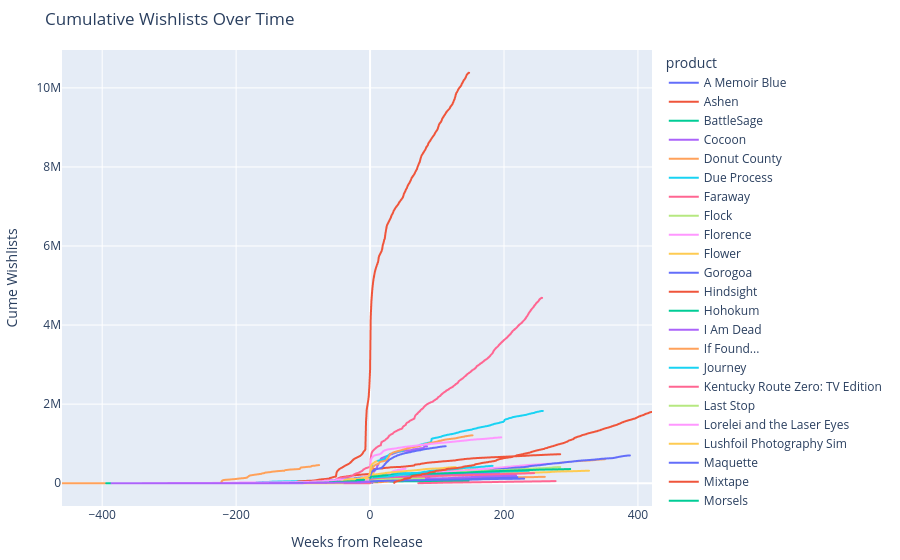

Notebook cell for this chart:
### Code cell
import plotly.express as px

# Create the interactive line plot
fig = px.line(df, 
              x="Weeks_from_Release", 
              y="cumulative_additions", 
              color='product',
              title="Cumulative Wishlists Over Time",
              labels={
                  "Weeks_from_Release": "Weeks from Release",
                  "cumulative_additions": "Cume Wishlists"
              })

# Update the layout for better aesthetics
fig.update_layout(
    autosize=True,
    height=600,
    margin=dict(l=20, r=20, t=50, b=20),
    hovermode='x'
)

# Save as HTML
fig.write_html("docs/cumulative_wishlists_overtime.html")

# Show the interactive plot
fig.show()

### Figure 1 — Plotly figure (JSON) as saved in the notebook; plotly's stock layout.template omitted (floating-point values rounded to 4 significant figures; data arrays with more than 128 entries replaced by an {"elided": "..."} marker saying what was removed)
{"data": [{"hovertemplate": "product=A Memoir Blue<br>Weeks from Release=%{x}<br>Cume Wishlists=%{y}<extra></extra>", "legendgroup": "A Memoir Blue", "line": {"color": "#636efa", "dash": "solid"}, "marker": {"symbol": "circle"}, "mode": "lines", "name": "A Memoir Blue", "showlegend": true, "type": "scattergl", "x": {"elided": "386 int values"}, "xaxis": "x", "y": {"elided": "386 int values"}, "yaxis": "y"}, {"hovertemplate": "product=Ashen<br>Weeks from Release=%{x}<br>Cume Wishlists=%{y}<extra></extra>", "legendgroup": "Ashen", "line": {"color": "#EF553B", "dash": "solid"}, "marker": {"symbol": "circle"}, "mode": "lines", "name": "Ashen", "showlegend": true, "type": "scattergl", "x": {"elided": "385 int values"}, "xaxis": "x", "y": {"elided": "385 int values"}, "yaxis": "y"}, {"hovertemplate": "product=BattleSage<br>Weeks from Release=%{x}<br>Cume Wishlists=%{y}<extra></extra>", "legendgroup": "BattleSage", "line": {"color": "#00cc96", "dash": "solid"}, "marker": {"symbol": "circle"}, "mode": "lines", "name": "BattleSage", "showlegend": true, "type": "scattergl", "x": {"elided": "385 int values"}, "xaxis": "x", "y": {"elided": "385 int values"}, "yaxis": "y"}, {"hovertemplate": "product=Cocoon<br>Weeks from Release=%{x}<br>Cume Wishlists=%{y}<extra></extra>", "legendgroup": "Cocoon", "line": {"color": "#ab63fa", "dash": "solid"}, "marker": {"symbol": "circle"}, "mode": "lines", "name": "Cocoon", "showlegend": true, "type": "scattergl", "x": {"elided": "385 int values"}, "xaxis": "x", "y": {"elided": "385 int values"}, "yaxis": "y"}, {"hovertemplate": "product=Donut County<br>Weeks from Release=%{x}<br>Cume Wishlists=%{y}<extra></extra>", "legendgroup": "Donut County", "line": {"color": "#FFA15A", "dash": "solid"}, "marker": {"symbol": "circle"}, "mode": "lines", "name": "Donut County", "showlegend": true, "type": "scattergl", "x": {"elided": "386 int values"}, "xaxis": "x", "y": {"elided": "386 int values"}, "yaxis": "y"}, {"hovertemplate": "product=Due Process<br>Weeks from Release=%{x}<br>Cume Wishlists=%{y}<extra></extra>", "legendgroup": "Due Process", "line": {"color": "#19d3f3", "dash": "solid"}, "marker": {"symbol": "circle"}, "mode": "lines", "name": "Due Process", "showlegend": true, "type": "scattergl", "x": {"elided": "386 int values"}, "xaxis": "x", "y": {"elided": "386 int values"}, "yaxis": "y"}, {"hovertemplate": "product=Faraway<br>Weeks from Release=%{x}<br>Cume Wishlists=%{y}<extra></extra>", "legendgroup": "Faraway", "line": {"color": "#FF6692", "dash": "solid"}, "marker": {"symbol": "circle"}, "mode": "lines", "name": "Faraway", "showlegend": true, "type": "scattergl", "x": [-55, -54, -53, -52, -51, -50, -49, -48, -47, -46, -45, -44, -43, -42, -41, -40, -39, -38, -37, -36, -35, -34, -33, -32], "xaxis": "x", "y": [0, 1745, 2040, 2089, 2125, 2159, 2186, 2228, 2266, 2298, 2342, 3731, 4285, 4334, 4427, 4631, 4661, 4986, 5150, 5183, 5202, 5228, 5254, 5254], "yaxis": "y"}, {"hovertemplate": "product=Flock<br>Weeks from Release=%{x}<br>Cume Wishlists=%{y}<extra></extra>", "legendgroup": "Flock", "line": {"color": "#B6E880", "dash": "solid"}, "marker": {"symbol": "circle"}, "mode": "lines", "name": "Flock", "showlegend": true, "type": "scattergl", "x": {"elided": "386 int values"}, "xaxis": "x", "y": {"elided": "386 int values"}, "yaxis": "y"}, {"hovertemplate": "product=Florence<br>Weeks from Release=%{x}<br>Cume Wishlists=%{y}<extra></extra>", "legendgroup": "Florence", "line": {"color": "#FF97FF", "dash": "solid"}, "marker": {"symbol": "circle"}, "mode": "lines", "name": "Florence", "showlegend": true, "type": "scattergl", "x": {"elided": "386 int values"}, "xaxis": "x", "y": {"elided": "386 int values"}, "yaxis": "y"}, {"hovertemplate": "product=Flower<br>Weeks from Release=%{x}<br>Cume Wishlists=%{y}<extra></extra>", "legendgroup": "Flower", "line": {"color": "#FECB52", "dash": "solid"}, "marker": {"symbol": "circle"}, "mode": "lines", "name": "Flower", "showlegend": true, "type": "scattergl", "x": {"elided": "386 int values"}, "xaxis": "x", "y": {"elided": "386 int values"}, "yaxis": "y"}, {"hovertemplate": "product=Gorogoa<br>Weeks from Release=%{x}<br>Cume Wishlists=%{y}<extra></extra>", "legendgroup": "Gorogoa", "line": {"color": "#636efa", "dash": "solid"}, "marker": {"symbol": "circle"}, "mode": "lines", "name": "Gorogoa", "showlegend": true, "type": "scattergl", "x": {"elided": "386 int values"}, "xaxis": "x", "y": {"elided": "386 int values"}, "yaxis": "y"}, {"hovertemplate": "product=Hindsight<br>Weeks from Release=%{x}<br>Cume Wishlists=%{y}<extra></extra>", "legendgroup": "Hindsight", "line": {"color": "#EF553B", "dash": "solid"}, "marker": {"symbol": "circle"}, "mode": "lines", "name": "Hindsight", "showlegend": true, "type": "scattergl", "x": {"elided": "386 int values"}, "xaxis": "x", "y": {"elided": "386 int values"}, "yaxis": "y"}, {"hovertemplate": "product=Hohokum<br>Weeks from Release=%{x}<br>Cume Wishlists=%{y}<extra></extra>", "legendgroup": "Hohokum", "line": {"color": "#00cc96", "dash": "solid"}, "marker": {"symbol": "circle"}, "mode": "lines", "name": "Hohokum", "showlegend": true, "type": "scattergl", "x": {"elided": "386 int values"}, "xaxis": "x", "y": {"elided": "386 int values"}, "yaxis": "y"}, {"hovertemplate": "product=I Am Dead<br>Weeks from Release=%{x}<br>Cume Wishlists=%{y}<extra></extra>", "legendgroup": "I Am Dead", "line": {"color": "#ab63fa", "dash": "solid"}, "marker": {"symbol": "circle"}, "mode": "lines", "name": "I Am Dead", "showlegend": true, "type": "scattergl", "x": {"elided": "386 int values"}, "xaxis": "x", "y": {"elided": "386 int values"}, "yaxis": "y"}, {"hovertemplate": "product=If Found...<br>Weeks from Release=%{x}<br>Cume Wishlists=%{y}<extra></extra>", "legendgroup": "If Found...", "line": {"color": "#FFA15A", "dash": "solid"}, "marker": {"symbol": "circle"}, "mode": "lines", "name": "If Found...", "showlegend": true, "type": "scattergl", "x": {"elided": "386 int values"}, "xaxis": "x", "y": {"elided": "386 int values"}, "yaxis": "y"}, {"hovertemplate": "product=Journey<br>Weeks from Release=%{x}<br>Cume Wishlists=%{y}<extra></extra>", "legendgroup": "Journey", "line": {"color": "#19d3f3", "dash": "solid"}, "marker": {"symbol": "circle"}, "mode": "lines", "name": "Journey", "showlegend": true, "type": "scattergl", "x": {"elided": "386 int values"}, "xaxis": "x", "y": {"elided": "386 int values"}, "yaxis": "y"}, {"hovertemplate": "product=Kentucky Route Zero: TV Edition<br>Weeks from Release=%{x}<br>Cume Wishlists=%{y}<extra></extra>", "legendgroup": "Kentucky Route Zero: TV Edition", "line": {"color": "#FF6692", "dash": "solid"}, "marker": {"symbol": "circle"}, "mode": "lines", "name": "Kentucky Route Zero: TV Edition", "showlegend": true, "type": "scattergl", "x": {"elided": "206 int values"}, "xaxis": "x", "y": {"elided": "206 int values"}, "yaxis": "y"}, {"hovertemplate": "product=Last Stop<br>Weeks from Release=%{x}<br>Cume Wishlists=%{y}<extra></extra>", "legendgroup": "Last Stop", "line": {"color": "#B6E880", "dash": "solid"}, "marker": {"symbol": "circle"}, "mode": "lines", "name": "Last Stop", "showlegend": true, "type": "scattergl", "x": {"elided": "386 int values"}, "xaxis": "x", "y": {"elided": "386 int values"}, "yaxis": "y"}, {"hovertemplate": "product=Lorelei and the Laser Eyes<br>Weeks from Release=%{x}<br>Cume Wishlists=%{y}<extra></extra>", "legendgroup": "Lorelei and the Laser Eyes", "line": {"color": "#FF97FF", "dash": "solid"}, "marker": {"symbol": "circle"}, "mode": "lines", "name": "Lorelei and the Laser Eyes", "showlegend": true, "type": "scattergl", "x": {"elided": "386 int values"}, "xaxis": "x", "y": {"elided": "386 int values"}, "yaxis": "y"}, {"hovertemplate": "product=Lushfoil Photography Sim<br>Weeks from Release=%{x}<br>Cume Wishlists=%{y}<extra></extra>", "legendgroup": "Lushfoil Photography Sim", "line": {"color": "#FECB52", "dash": "solid"}, "marker": {"symbol": "circle"}, "mode": "lines", "name": "Lushfoil Photography Sim", "showlegend": true, "type": "scattergl", "x": {"elided": "386 int values"}, "xaxis": "x", "y": {"elided": "386 int values"}, "yaxis": "y"}, {"hovertemplate": "product=Maquette<br>Weeks from Release=%{x}<br>Cume Wishlists=%{y}<extra></extra>", "legendgroup": "Maquette", "line": {"color": "#636efa", "dash": "solid"}, "marker": {"symbol": "circle"}, "mode": "lines", "name": "Maquette", "showlegend": true, "type": "scattergl", "x": {"elided": "386 int values"}, "xaxis": "x", "y": {"elided": "386 int values"}, "yaxis": "y"}, {"hovertemplate": "product=Mixtape<br>Weeks from Release=%{x}<br>Cume Wishlists=%{y}<extra></extra>", "legendgroup": "Mixtape", "line": {"color": "#EF553B", "dash": "solid"}, "marker": {"symbol": "circle"}, "mode": "lines", "name": "Mixtape", "showlegend": true, "type": "scattergl", "x": {"elided": "386 int values"}, "xaxis": "x", "y": {"elided": "386 int values"}, "yaxis": "y"}, {"hovertemplate": "product=Morsels<br>Weeks from Release=%{x}<br>Cume Wishlists=%{y}<extra></extra>", "legendgroup": "Morsels", "line": {"color": "#00cc96", "dash": "solid"}, "marker": {"symbol": "circle"}, "mode": "lines", "name": "Morsels", "showlegend": true, "type": "scattergl", "x": {"elided": "385 int values"}, "xaxis": "x", "y": {"elided": "385 int values"}, "yaxis": "y"}, {"hovertemplate": "product=Mundaun<br>Weeks from Release=%{x}<br>Cume Wishlists=%{y}<extra></extra>", "legendgroup": "Mundaun", "line": {"color": "#ab63fa", "dash": "solid"}, "marker": {"symbol": "circle"}, "mode": "lines", "name": "Mundaun", "showlegend": true, "type": "scattergl", "x": {"elided": "386 int values"}, "xaxis": "x", "y": {"elided": "386 int values"}, "yaxis": "y"}, {"hovertemplate": "product=Neon White<br>Weeks from Release=%{x}<br>Cume Wishlists=%{y}<extra></extra>", "legendgroup": "Neon White", "line": {"color": "#FFA15A", "dash": "solid"}, "marker": {"symbol": "circle"}, "mode": "lines", "name": "Neon White", "showlegend": true, "type": "scattergl", "x": {"elided": "386 int values"}, "xaxis": "x", "y": {"elided": "386 int values"}, "yaxis": "y"}, {"hovertemplate": "product=Open Roads<br>Weeks from Release=%{x}<br>Cume Wishlists=%{y}<extra></extra>", "legendgroup": "Open Roads", "line": {"color": "#19d3f3", "dash": "solid"}, "marker": {"symbol": "circle"}, "mode": "lines", "name": "Open Roads", "showlegend": true, "type": "scattergl", "x": {"elided": "386 int values"}, "xaxis": "x", "y": {"elided": "386 int values"}, "yaxis": "y"}, {"hovertemplate": "product=Outer Wilds<br>Weeks from Release=%{x}<br>Cume Wishlists=%{y}<extra></extra>", "legendgroup": "Outer Wilds", "line": {"color": "#FF6692", "dash": "solid"}, "marker": {"symbol": "circle"}, "mode": "lines", "name": "Outer Wilds", "showlegend": true, "type": "scattergl", "x": {"elided": "386 int values"}, "xaxis": "x", "y": {"elided": "386 int values"}, "yaxis": "y"}, {"hovertemplate": "product=Sayonara Wild Hearts<br>Weeks from Release=%{x}<br>Cume Wishlists=%{y}<extra></extra>", "legendgroup": "Sayonara Wild Hearts", "line": {"color": "#B6E880", "dash": "solid"}, "marker": {"symbol": "circle"}, "mode": "lines", "name": "Sayonara Wild Hearts", "showlegend": true, "type": "scattergl", "x": {"elided": "386 int values"}, "xaxis": "x", "y": {"elided": "386 int values"}, "yaxis": "y"}, {"hovertemplate": "product=Skin Deep<br>Weeks from Release=%{x}<br>Cume Wishlists=%{y}<extra></extra>", "legendgroup": "Skin Deep", "line": {"color": "#FF97FF", "dash": "solid"}, "marker": {"symbol": "circle"}, "mode": "lines", "name": "Skin Deep", "showlegend": true, "type": "scattergl", "x": {"elided": "386 int values"}, "xaxis": "x", "y": {"elided": "386 int values"}, "yaxis": "y"}, {"hovertemplate": "product=Solar Ash<br>Weeks from Release=%{x}<br>Cume Wishlists=%{y}<extra></extra>", "legendgroup": "Solar Ash", "line": {"color": "#FECB52", "dash": "solid"}, "marker": {"symbol": "circle"}, "mode": "lines", "name": "Solar Ash", "showlegend": true, "type": "scattergl", "x": {"elided": "386 int values"}, "xaxis": "x", "y": {"elided": "386 int values"}, "yaxis": "y"}, {"hovertemplate": "product=Storyteller<br>Weeks from Release=%{x}<br>Cume Wishlists=%{y}<extra></extra>", "legendgroup": "Storyteller", "line": {"color": "#636efa", "dash": "solid"}, "marker": {"symbol": "circle"}, "mode": "lines", "name": "Storyteller", "showlegend": true, "type": "scattergl", "x": {"elided": "386 int values"}, "xaxis": "x", "y": {"elided": "386 int values"}, "yaxis": "y"}, {"hovertemplate": "product=Stray<br>Weeks from Release=%{x}<br>Cume Wishlists=%{y}<extra></extra>", "legendgroup": "Stray", "line": {"color": "#EF553B", "dash": "solid"}, "marker": {"symbol": "circle"}, "mode": "lines", "name": "Stray", "showlegend": true, "type": "scattergl", "x": {"elided": "386 int values"}, "xaxis": "x", "y": {"elided": "386 int values"}, "yaxis": "y"}, {"hovertemplate": "product=Telling Lies<br>Weeks from Release=%{x}<br>Cume Wishlists=%{y}<extra></extra>", "legendgroup": "Telling Lies", "line": {"color": "#00cc96", "dash": "solid"}, "marker": {"symbol": "circle"}, "mode": "lines", "name": "Telling Lies", "showlegend": true, "type": "scattergl", "x": {"elided": "385 int values"}, "xaxis": "x", "y": {"elided": "385 int values"}, "yaxis": "y"}, {"hovertemplate": "product=The Artful Escape<br>Weeks from Release=%{x}<br>Cume Wishlists=%{y}<extra></extra>", "legendgroup": "The Artful Escape", "line": {"color": "#ab63fa", "dash": "solid"}, "marker": {"symbol": "circle"}, "mode": "lines", "name": "The Artful Escape", "showlegend": true, "type": "scattergl", "x": {"elided": "386 int values"}, "xaxis": "x", "y": {"elided": "386 int values"}, "yaxis": "y"}, {"hovertemplate": "product=The Lost Wild<br>Weeks from Release=%{x}<br>Cume Wishlists=%{y}<extra></extra>", "legendgroup": "The Lost Wild", "line": {"color": "#FFA15A", "dash": "solid"}, "marker": {"symbol": "circle"}, "mode": "lines", "name": "The Lost Wild", "showlegend": true, "type": "scattergl", "x": {"elided": "385 int values"}, "xaxis": "x", "y": {"elided": "385 int values"}, "yaxis": "y"}, {"hovertemplate": "product=The Pathless<br>Weeks from Release=%{x}<br>Cume Wishlists=%{y}<extra></extra>", "legendgroup": "The Pathless", "line": {"color": "#19d3f3", "dash": "solid"}, "marker": {"symbol": "circle"}, "mode": "lines", "name": "The Pathless", "showlegend": true, "type": "scattergl", "x": {"elided": "386 int values"}, "xaxis": "x", "y": {"elided": "386 int values"}, "yaxis": "y"}, {"hovertemplate": "product=The Unfinished Swan<br>Weeks from Release=%{x}<br>Cume Wishlists=%{y}<extra></extra>", "legendgroup": "The Unfinished Swan", "line": {"color": "#FF6692", "dash": "solid"}, "marker": {"symbol": "circle"}, "mode": "lines", "name": "The Unfinished Swan", "showlegend": true, "type": "scattergl", "x": {"elided": "386 int values"}, "xaxis": "x", "y": {"elided": "386 int values"}, "yaxis": "y"}, {"hovertemplate": "product=Thirsty Suitors<br>Weeks from Release=%{x}<br>Cume Wishlists=%{y}<extra></extra>", "legendgroup": "Thirsty Suitors", "line": {"color": "#B6E880", "dash": "solid"}, "marker": {"symbol": "circle"}, "mode": "lines", "name": "Thirsty Suitors", "showlegend": true, "type": "scattergl", "x": {"elided": "386 int values"}, "xaxis": "x", "y": {"elided": "386 int values"}, "yaxis": "y"}, {"hovertemplate": "product=Twelve Minutes<br>Weeks from Release=%{x}<br>Cume Wishlists=%{y}<extra></extra>", "legendgroup": "Twelve Minutes", "line": {"color": "#FF97FF", "dash": "solid"}, "marker": {"symbol": "circle"}, "mode": "lines", "name": "Twelve Minutes", "showlegend": true, "type": "scattergl", "x": {"elided": "386 int values"}, "xaxis": "x", "y": {"elided": "386 int values"}, "yaxis": "y"}, {"hovertemplate": "product=Wanderstop<br>Weeks from Release=%{x}<br>Cume Wishlists=%{y}<extra></extra>", "legendgroup": "Wanderstop", "line": {"color": "#FECB52", "dash": "solid"}, "marker": {"symbol": "circle"}, "mode": "lines", "name": "Wanderstop", "showlegend": true, "type": "scattergl", "x": {"elided": "386 int values"}, "xaxis": "x", "y": {"elided": "386 int values"}, "yaxis": "y"}, {"hovertemplate": "product=Wattam<br>Weeks from Release=%{x}<br>Cume Wishlists=%{y}<extra></extra>", "legendgroup": "Wattam", "line": {"color": "#636efa", "dash": "solid"}, "marker": {"symbol": "circle"}, "mode": "lines", "name": "Wattam", "showlegend": true, "type": "scattergl", "x": {"elided": "385 int values"}, "xaxis": "x", "y": {"elided": "385 int values"}, "yaxis": "y"}, {"hovertemplate": "product=What Remains of Edith Finch<br>Weeks from Release=%{x}<br>Cume Wishlists=%{y}<extra></extra>", "legendgroup": "What Remains of Edith Finch", "line": {"color": "#EF553B", "dash": "solid"}, "marker": {"symbol": "circle"}, "mode": "lines", "name": "What Remains of Edith Finch", "showlegend": true, "type": "scattergl", "x": {"elided": "386 int values"}, "xaxis": "x", "y": {"elided": "386 int values"}, "yaxis": "y"}, {"hovertemplate": "product=Wheel World<br>Weeks from Release=%{x}<br>Cume Wishlists=%{y}<extra></extra>", "legendgroup": "Wheel World", "line": {"color": "#00cc96", "dash": "solid"}, "marker": {"symbol": "circle"}, "mode": "lines", "name": "Wheel World", "showlegend": true, "type": "scattergl", "x": {"elided": "386 int values"}, "xaxis": "x", "y": {"elided": "386 int values"}, "yaxis": "y"}, {"hovertemplate": "product=to a T<br>Weeks from Release=%{x}<br>Cume Wishlists=%{y}<extra></extra>", "legendgroup": "to a T", "line": {"color": "#ab63fa", "dash": "solid"}, "marker": {"symbol": "circle"}, "mode": "lines", "name": "to a T", "showlegend": true, "type": "scattergl", "x": {"elided": "386 int values"}, "xaxis": "x", "y": {"elided": "386 int values"}, "yaxis": "y"}], "layout": {"autosize": true, "hovermode": "x unified", "legend": {"title": {"text": "product"}, "tracegroupgap": 0}, "margin": {"b": 20, "l": 20, "r": 20, "t": 50}, "title": {"text": "Cumulative Wishlists Over Time"}, "xaxis": {"anchor": "y", "autorange": true, "domain": [0, 1], "range": [-460, 421], "title": {"text": "Weeks from Release"}, "type": "linear"}, "yaxis": {"anchor": "x", "autorange": true, "domain": [0, 1], "range": [-576700.0, 10960000.0], "title": {"text": "Cume Wishlists"}, "type": "linear"}}}
